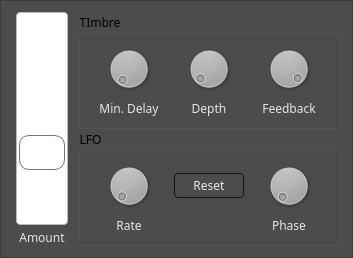
<?xml version="1.0" encoding="UTF-8"?>
<ui version="4.0">
 <class>FJFlangerFrame</class>
 <widget class="QFrame" name="FJFlangerFrame">
  <property name="geometry">
   <rect>
    <x>0</x>
    <y>0</y>
    <width>353</width>
    <height>242</height>
   </rect>
  </property>
  <property name="maximumSize">
   <size>
    <width>16777215</width>
    <height>242</height>
   </size>
  </property>
  <property name="windowTitle">
   <string>Frame</string>
  </property>
  <property name="styleSheet">
   <string notr="true">* {
    background: #4d4c4d;
    font-family: handelgotdlig;
    font-weight: 200;
}



 QComboBox {
     border: 1px solid #141414;
     border-radius: 4px;
     padding: 1px 18px 1px 3px;
     min-width: 6em;
     color: #e8e8e8;
 }

 QComboBox:editable {
    background: #5b5a5b
 }

 QComboBox:!editable, QComboBox::drop-down:editable {
      background: qlineargradient(x1: 0, y1: 0, x2: 0, y2: 1,
      stop: 0 #3c3c3c, stop: 1 #262627);
 }

 /* QComboBox gets the &quot;on&quot; state when the popup is open */
 QComboBox:!editable:on, QComboBox::drop-down:editable:on {
     background: #5b5a5b
 }

 QComboBox:on { /* shift the text when the popup opens */
     padding-top: 3px;
     padding-left: 4px;
 }

 QComboBox::drop-down {
     subcontrol-origin: padding;
     subcontrol-position: top right;
     width: 15px;

     border-left-width: 1px;
     border-left-color: darkgray;
     border-left-style: solid; /* just a single line */
     border-top-right-radius: 3px; /* same radius as the QComboBox */
     border-bottom-right-radius: 3px;
 }

QComboBox QAbstractItemView {
    border: 1px solid #141414;
    selection-background-color: #5b5a5b;
}

 QSpinBox {
     /*padding-right: 15px; make room for the arrows */
     background-color: qlineargradient(x1: 0, y1: 0, x2: 0, y2: 1,
                                      stop: 0 #3c3c3c, stop: 1 #262627);
    color: #e8e8e8;
     border: none;
     border-radius: 4px;
     /*border-width: 3;*/
}

QSpinBox::up-button {
    border: none;
}

QSpinBox::down-button {
    border: none;
}

QLineEdit {
    border: 1px solid #141414;
    border-radius: 4px;
    color: #e8e8e8;
    background-color: qlineargradient(x1: 0, y1: 0, x2: 0, y2: 1,
                                     stop: 0 #3c3c3c, stop: 1 #262627);
    selection-background-color: #e8e8e8;
    selection-color: #262627
}

QProgressBar {
    border: 1px solid #141414;
    border-radius: 4px;
    text-align: center;
 }


 QProgressBar::chunk {
    background-color: qlineargradient(x1: 0, y1: 0, x2: 0, y2: 1,
                                      stop: 0 #3c3c3c, stop: 1 #262627);
    width: 20px;
 }

QFrame, QLabel, QToolTip {
   color: #e5e5e5;
   /*border: 1px solid #141414;*/
}

QFrame[style=&quot;plain&quot;] {
    border: 100px solid pink;
}

QAbstractButton {
   padding: 3px;
   border: 1px solid #141414;
   border-radius: 4px;
   background-color: qlineargradient(x1: 0, y1: 0, x2: 0, y2: 1,
                                     stop: 0 #3c3c3c, stop: 1 #262627);
    color: #e8e8e8;
}
QAbstractButton::hover {
   background-color: #5b5a5b;
}

QAbstractButton::disabled {
    color: #262627;
}

QAbstractButton::checked {
    background-color: #1c1c1c;
}

 QTabWidget::pane { /* The tab widget frame */
     border-top: 1px solid #141414;
     position: absolute;
     top: -0.5em;
 }

 QTabWidget::tab-bar {
     alignment: center;
 }

 /* Style the tab using the tab sub-control. Note that
     it reads QTabBar _not_ QTabWidget */
 QTabBar::tab {
 background-color: qlineargradient(x1: 0, y1: 0, x2: 0, y2: 1,
                                   stop: 0 #3c3c3c, stop: 1 #262627);

    border: 1px solid #141414;

     /*border: 2px solid #C4C4C3;
     border-bottom-color: #C2C7CB; same as the pane color */
     border-top-left-radius: 4px;
     border-top-right-radius: 4px;
     min-width: 8ex;
     padding: 2px;
     color: #e8e8e8;
 }

 QTabBar::tab:selected, QTabBar::tab:hover {
     background: #5b5a5b;
 }

 QTabBar::tab:selected {
     border-color: #5b5a5b;
     color: #141414;
     /*border-bottom-color: #C2C7CB; same as pane color */
 }

 QSlider::groove:horizontal {
 border: 1px solid #141414;
     height: 8px; /* the groove expands to the size of the slider by default. by giving it a height, it has a fixed size */
     background-color: qlineargradient(x1: 0, y1: 0, x2: 0, y2: 1,
                                       stop: 0 #3c3c3c, stop: 1 #262627);
     margin: 2px 0;
 }

 QSlider::handle:horizontal {
 background-color: qlineargradient(x1: 0, y1: 0, x2: 0, y2: 1,
                                   stop: 0 #3c3c3c, stop: 1 #262627);     border: 1px solid #5c5c5c;
     width: 18px;
     /*margin: -2px 0;  handle is placed by default on the contents rect of the groove. Expand outside the groove */
     border-radius: 3px;
 }

  QScrollBar:vertical {
      border: 0px solid transparent;
      background: transparent;
      width: 4px;
      margin: 0px 0 0px 0;
  }
  QScrollBar::handle:vertical {
      background: #e8e8e8;
      min-width: 20px;
      border: 2px solid #e8e8e8;
      border-radius: 2px;
  }
  QScrollBar::add-line:vertical {
      border: 0px solid transparent;
      background: transparent;
      height: 0px;
      subcontrol-position: bottom;
      subcontrol-origin: margin;
  }

  QScrollBar::sub-line:vertical {
      border: 0px solid transparent;
      background: transparent;
      height: 0px;
      subcontrol-position: top;
      subcontrol-origin: margin;
  }
  QScrollBar::up-arrow:vertical, QScrollBar::down-arrow:vertical {
      border: 0px solid grey;
      width: 0px;
      height: 0px;
      background: white;
  }

  QScrollBar::add-page:vertical, QScrollBar::sub-page:vertical {
      background: none;
  }



  QScrollBar:horizontal {
      border: 0px solid transparent;
      background: transparent;
      height: 4px;
      margin: 0px 0 0px 0;
  }
  QScrollBar::handle:horizontal{
      background: #e8e8e8;
      min-height: 20px;
      border: 2px solid #e8e8e8;
      border-radius: 2px;
  }
  QScrollBar::add-line:horizontal {
      border: 0px solid transparent;
      background: transparent;
      height: 0px;
      subcontrol-position: bottom;
      subcontrol-origin: margin;
  }

  QScrollBar::sub-line:horizontal {
      border: 0px solid transparent;
      background: transparent;
      height: 0px;
      subcontrol-position: top;
      subcontrol-origin: margin;
  }
  QScrollBar::up-arrow:horizontal, QScrollBar::down-arrow:horizontal {
      border: 0px solid grey;
      width: 0px;
      height: 0px;
      background: white;
  }

  QScrollBar::add-page:vertical, QScrollBar::sub-page:vertical {
      background: none;
  }





QSlider::groove:horizontal {
border: 1px solid #bbb;
background: white;
height: 20px;
border-radius: 4px;
}

QSlider::groove:vertical {
border: 1px solid #bbb;
background: white;
width: 50px;
border-radius: 4px;
}

QSlider::sub-page:horizontal {
background: qlineargradient(x1: 0, y1: 0,    x2: 0, y2: 1,
    stop: 0 #444, stop: 1 #bbb);
background: qlineargradient(x1: 0, y1: 0.2, x2: 1, y2: 1,
    stop: 0 #bbb, stop: 1 #555);
border: 0px solid #777;
height: 40px;
border-radius: 4px;
border-top-left-radius: 4px;
border-top-right-radius: 0px;
border-bottom-left-radius: 4px;
border-bottom-right-radius: 0px;
}

QSlider::sub-page:vertical {
background: qlineargradient(x1: 0, y1: 1,    x2: 0, y2: 0,
    stop: 0 #bbb, stop: 1 #444);
background: qlineargradient(x1: 0, y1: 1, x2: 1, y2: 0.2,
    stop: 0 #555, stop: 1 #bbb);
border: 0px solid #777;
width: 50px;
border-top-left-radius: 4px;
border-top-right-radius: 4px;
border-bottom-left-radius: 0px;
border-bottom-right-radius: 0px;
}

QSlider::add-page:horizontal {
background: qlineargradient(x1: 0, y1: 1,    x2: 0, y2: 0,
    stop: 0 #bbb, stop: 1 #444);
background: qlineargradient(x1: 0, y1: 1, x2: 1, y2: 0.2,
    stop: 0 #555, stop: 1 #bbb);
border: 0px solid #777;
height: 40px;
border-top-left-radius: 0px;
border-top-right-radius: 4px;
border-bottom-left-radius: 0px;
border-bottom-right-radius: 4px;
}

QSlider::add-page:vertical {
background: qlineargradient(x1: 0, y1: 1,    x2: 0, y2: 0,
    stop: 0 #444, stop: 1 #bbb);
background: qlineargradient(x1: 1, y1: 1, x2: 0, y2: 0.2,
    stop: 0 #bbb, stop: 1 #555);
border: 0px solid #777;
width: 50px;
border-top-left-radius: 0px;
border-top-right-radius: 0px;
border-bottom-left-radius: 4px;
border-bottom-right-radius: 4px;
}

QSlider::handle:horizontal {
     background-color: qlineargradient(x1: 0, y1: 0, x2: 0, y2: 1,
                                      stop: 0 #3c3c3c, stop: 1 #262627);
border: 1px solid #777;
width: 53px;
margin-top: -2px;
margin-bottom: -2px;
border-radius: 10px;
margin: 2px;
}

QSlider::handle:vertical {
     background-color: qlineargradient(x1: 0, y1: 0, x2: 0, y2: 1,
                                      stop: 0 #3c3c3c, stop: 1 #262627);
border: 1px solid #777;
height: 33px;
margin-top: -2px;
margin-bottom: -2px;
border-radius: 10px;
margin: 2px;
}

QSlider::sub-page:horizontal:disabled {
background: #bbb;
border-color: #999;
}

QSlider::sub-page:vertical:disabled {
background: #bbb;
border-color: #999;
}

QSlider::add-page:horizontal:disabled {
background: #eee;
border-color: #999;
}

QSlider::add-page:vertical:disabled {
background: #eee;
border-color: #999;
}

QSlider::handle:horizontal:disabled {
background: #eee;
border: 1px solid #aaa;
border-radius: 4px;
}

QSlider::handle:vertical:disabled {
background: #eee;
border: 1px solid #aaa;
border-radius: 4px;
}</string>
  </property>
  <property name="frameShape">
   <enum>QFrame::StyledPanel</enum>
  </property>
  <property name="frameShadow">
   <enum>QFrame::Raised</enum>
  </property>
  <layout class="QGridLayout" name="gridLayout_3">
   <property name="verticalSpacing">
    <number>4</number>
   </property>
   <item row="0" column="0" rowspan="3">
    <widget class="QSlider" name="verticalSlider_amount">
     <property name="minimumSize">
      <size>
       <width>60</width>
       <height>0</height>
      </size>
     </property>
     <property name="maximumSize">
      <size>
       <width>60</width>
       <height>16777215</height>
      </size>
     </property>
     <property name="styleSheet">
      <string notr="true">
QSlider::handle:vertical {
     background-color: qlineargradient(x1: 0, y1: 0, x2: 0, y2: 1,
                                      stop: 0 #3c3c3c, stop: 1 #FF2627);
border: 1px solid #777;
height: 33px;
margin-top: -2px;
margin-bottom: -2px;
border-radius: 10px;
margin: 2px;
}
</string>
     </property>
     <property name="maximum">
      <number>100</number>
     </property>
     <property name="value">
      <number>30</number>
     </property>
     <property name="orientation">
      <enum>Qt::Vertical</enum>
     </property>
    </widget>
   </item>
   <item row="3" column="0">
    <widget class="QLabel" name="label_7">
     <property name="sizePolicy">
      <sizepolicy hsizetype="Preferred" vsizetype="Maximum">
       <horstretch>0</horstretch>
       <verstretch>0</verstretch>
      </sizepolicy>
     </property>
     <property name="text">
      <string>Amount</string>
     </property>
     <property name="alignment">
      <set>Qt::AlignCenter</set>
     </property>
    </widget>
   </item>
   <item row="0" column="1" rowspan="4">
    <layout class="QVBoxLayout" name="verticalLayout">
     <property name="bottomMargin">
      <number>0</number>
     </property>
     <item>
      <widget class="QGroupBox" name="groupBox">
       <property name="title">
        <string>TImbre</string>
       </property>
       <layout class="QGridLayout" name="gridLayout">
        <item row="0" column="0">
         <widget class="QDial" name="dial_minDelay">
          <property name="minimumSize">
           <size>
            <width>70</width>
            <height>0</height>
           </size>
          </property>
          <property name="maximumSize">
           <size>
            <width>70</width>
            <height>16777215</height>
           </size>
          </property>
          <property name="minimum">
           <number>100</number>
          </property>
          <property name="maximum">
           <number>10000</number>
          </property>
         </widget>
        </item>
        <item row="0" column="1">
         <widget class="QDial" name="dial_depth">
          <property name="minimumSize">
           <size>
            <width>70</width>
            <height>0</height>
           </size>
          </property>
          <property name="maximumSize">
           <size>
            <width>70</width>
            <height>16777215</height>
           </size>
          </property>
          <property name="minimum">
           <number>100</number>
          </property>
          <property name="maximum">
           <number>10000</number>
          </property>
          <property name="value">
           <number>500</number>
          </property>
         </widget>
        </item>
        <item row="0" column="2">
         <widget class="QDial" name="dial_fb">
          <property name="minimumSize">
           <size>
            <width>70</width>
            <height>0</height>
           </size>
          </property>
          <property name="maximumSize">
           <size>
            <width>70</width>
            <height>16777215</height>
           </size>
          </property>
          <property name="minimum">
           <number>-990</number>
          </property>
          <property name="maximum">
           <number>990</number>
          </property>
          <property name="value">
           <number>900</number>
          </property>
         </widget>
        </item>
        <item row="1" column="0">
         <widget class="QLabel" name="label">
          <property name="minimumSize">
           <size>
            <width>70</width>
            <height>0</height>
           </size>
          </property>
          <property name="maximumSize">
           <size>
            <width>70</width>
            <height>16777215</height>
           </size>
          </property>
          <property name="text">
           <string>Min. Delay</string>
          </property>
          <property name="alignment">
           <set>Qt::AlignCenter</set>
          </property>
         </widget>
        </item>
        <item row="1" column="1">
         <widget class="QLabel" name="label_2">
          <property name="minimumSize">
           <size>
            <width>70</width>
            <height>0</height>
           </size>
          </property>
          <property name="maximumSize">
           <size>
            <width>70</width>
            <height>16777215</height>
           </size>
          </property>
          <property name="text">
           <string>Depth</string>
          </property>
          <property name="alignment">
           <set>Qt::AlignCenter</set>
          </property>
         </widget>
        </item>
        <item row="1" column="2">
         <widget class="QLabel" name="label_3">
          <property name="minimumSize">
           <size>
            <width>70</width>
            <height>0</height>
           </size>
          </property>
          <property name="maximumSize">
           <size>
            <width>70</width>
            <height>16777215</height>
           </size>
          </property>
          <property name="text">
           <string>Feedback</string>
          </property>
          <property name="alignment">
           <set>Qt::AlignCenter</set>
          </property>
         </widget>
        </item>
       </layout>
      </widget>
     </item>
     <item>
      <widget class="QGroupBox" name="groupBox_2">
       <property name="title">
        <string>LFO</string>
       </property>
       <layout class="QGridLayout" name="gridLayout_2">
        <item row="1" column="0">
         <widget class="QDial" name="dial_rate">
          <property name="minimumSize">
           <size>
            <width>70</width>
            <height>0</height>
           </size>
          </property>
          <property name="maximumSize">
           <size>
            <width>70</width>
            <height>16777215</height>
           </size>
          </property>
          <property name="minimum">
           <number>10</number>
          </property>
          <property name="maximum">
           <number>20000</number>
          </property>
          <property name="value">
           <number>250</number>
          </property>
         </widget>
        </item>
        <item row="1" column="1">
         <widget class="QPushButton" name="pushButton_reset">
          <property name="minimumSize">
           <size>
            <width>70</width>
            <height>0</height>
           </size>
          </property>
          <property name="maximumSize">
           <size>
            <width>70</width>
            <height>16777215</height>
           </size>
          </property>
          <property name="text">
           <string>Reset</string>
          </property>
         </widget>
        </item>
        <item row="1" column="2">
         <widget class="QDial" name="dial_phase">
          <property name="minimumSize">
           <size>
            <width>70</width>
            <height>0</height>
           </size>
          </property>
          <property name="maximumSize">
           <size>
            <width>70</width>
            <height>16777215</height>
           </size>
          </property>
          <property name="minimum">
           <number>0</number>
          </property>
          <property name="maximum">
           <number>360</number>
          </property>
          <property name="value">
           <number>0</number>
          </property>
         </widget>
        </item>
        <item row="2" column="0">
         <widget class="QLabel" name="label_4">
          <property name="minimumSize">
           <size>
            <width>70</width>
            <height>0</height>
           </size>
          </property>
          <property name="maximumSize">
           <size>
            <width>70</width>
            <height>16777215</height>
           </size>
          </property>
          <property name="text">
           <string>Rate</string>
          </property>
          <property name="alignment">
           <set>Qt::AlignCenter</set>
          </property>
         </widget>
        </item>
        <item row="2" column="2">
         <widget class="QLabel" name="label_5">
          <property name="minimumSize">
           <size>
            <width>70</width>
            <height>0</height>
           </size>
          </property>
          <property name="maximumSize">
           <size>
            <width>70</width>
            <height>16777215</height>
           </size>
          </property>
          <property name="text">
           <string>Phase</string>
          </property>
          <property name="alignment">
           <set>Qt::AlignCenter</set>
          </property>
         </widget>
        </item>
        <item row="2" column="1">
         <widget class="QLabel" name="label_6">
          <property name="minimumSize">
           <size>
            <width>70</width>
            <height>0</height>
           </size>
          </property>
          <property name="maximumSize">
           <size>
            <width>70</width>
            <height>16777215</height>
           </size>
          </property>
          <property name="text">
           <string/>
          </property>
         </widget>
        </item>
       </layout>
      </widget>
     </item>
    </layout>
   </item>
  </layout>
 </widget>
 <resources/>
 <connections/>
</ui>
